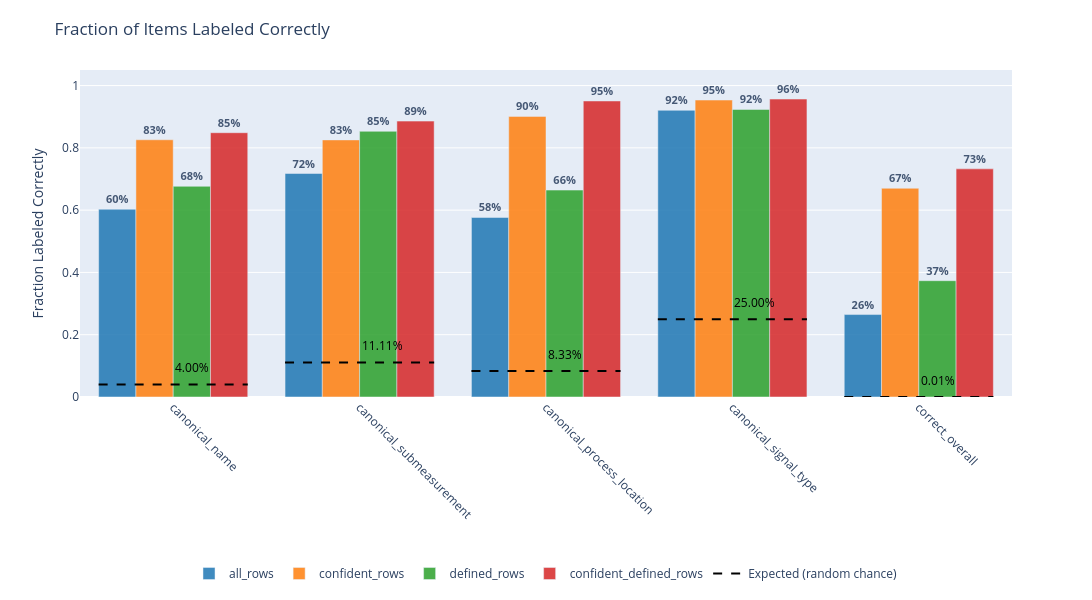

Source (notebook cell):
### Markdown cell above
This will be easier to conceptualize if we plot it.

### Plot

### Code cell
#NOTE: If you skipped here and didn't do the inference, you will still need to run the cell above the inference cell
#      because we use some of the variables defined there.

expected_values = {
    'canonical_name': 1/len(name_df),
    'canonical_submeasurement': 1/len(submeasurement_df),
    'canonical_process_location': 1/len(location_df),
    'canonical_signal_type': 1/len(signal_type_df),
    'correct_overall': 1/len(name_df) * 1/len(submeasurement_df) * 1/len(location_df) * 1/len(signal_type_df)
}

def plot_grouped_bar_chart(df: pd.DataFrame, random_chance: dict | None = None, title: str = 'Fraction of Items Labeled Correctly',
                           ylabel: str = 'Fraction Labeled Correctly', value_format: str = '{:.0%}') -> None:
    """One group of bars per row of `df`, one distinctly-colored bar per column.

    `title`, `ylabel`, and `value_format` are parameters so the same charting code can render
    any 0-1 fraction - accuracy here, confidence coverage below - instead of being hardcoded
    to one wording. The defaults reproduce the original accuracy chart exactly.
    """
    # Plotly Express draws one bar per row of the frame it is handed, so melt the wide
    # frame into (group, series, value) triples: one row per bar, one series per column.
    long_df = (
        df.rename_axis(index='group')
          .reset_index()
          .melt(id_vars='group', var_name='series', value_name='value')
    )

    # Bar labels are formatted up front so `value_format` still drives them. NaN means
    # nothing was left to score: plotly draws that as a gap, so it gets no label either.
    long_df['label'] = long_df['value'].map(lambda value: '' if pd.isna(value) else value_format.format(value))

    fig = px.bar(
        long_df, x='group', y='value', color='series',
        barmode='group',  # bars for the same group sit side by side, one color per column
        text='label',
        title=title,
        labels={'group': '', 'series': '', 'value': ylabel},  # no axis or legend titles
        color_discrete_sequence=px.colors.qualitative.D3,  # tab10, as before; cycles automatically if a gate is added
        width=1200, height=600,  # same footprint as the old figsize=(12, 6)
    )

    fig.update_traces(opacity=0.85, textposition='outside', textfont={'size': 11, 'weight': 'bold'})
    fig.update_xaxes(tickangle=45, categoryorder='array', categoryarray=list(df.index))  # keeps the frame's row order
    fig.update_yaxes(range=[0, 1.05])

    # Reference lines for the expected values. Shapes are drawn in axis coordinates and, on a
    # categorical axis, those coordinates are group indices - so a line from i-0.4 to i+0.4
    # spans exactly one group: the same 80% of the slot that the bars fill.
    if random_chance:
        group_half_width = 0.4

        for i, idx in enumerate(df.index):
            expected_val = random_chance.get(idx)  # matched by label, so ordering can't drift
            if expected_val is None:
                continue

            left_edge, right_edge = i - group_half_width, i + group_half_width

            fig.add_shape(type='line', xref='x', yref='y',
                          x0=left_edge, x1=right_edge, y0=expected_val, y1=expected_val,
                          line={'color': 'black', 'dash': 'dash', 'width': 2})
            fig.add_annotation(x=(left_edge + right_edge) / 2, y=expected_val + 0.02,
                               text=f'{expected_val:.2%}', showarrow=False,
                               xanchor='left', yanchor='bottom', font={'size': 12, 'color': 'black'})

        # Shapes get no legend entry in plotly, so a single null point carries that swatch
        # (an entirely empty trace would be dropped from the legend).
        fig.add_trace(go.Scatter(x=[None], y=[None], mode='lines', name='Expected (random chance)',
                                 line={'color': 'black', 'dash': 'dash', 'width': 2}))

    # Legend goes below the plot, where it can never cover a bar. Anchoring it to the
    # container lets plotly grow the bottom margin itself to fit both it and the angled
    # tick labels; only the template's oversized top margin needs trimming back.
    fig.update_layout(
        legend={'orientation': 'h', 'xanchor': 'center', 'x': 0.5,
                'yref': 'container', 'yanchor': 'bottom', 'y': 0.02},
        margin={'t': 70},
    )

    fig.show()

plot_grouped_bar_chart(percent_correct_df[['all_rows','confident_rows', 'defined_rows', 'confident_defined_rows']], expected_values)

### Figure 1 — Plotly figure (JSON) as saved in the notebook; plotly's stock layout.template omitted (floating-point values rounded to 4 significant figures)
{"data": [{"alignmentgroup": "True", "hovertemplate": "=%{x}<br>Fraction Labeled Correctly=%{y}<br>label=%{text}<extra></extra>", "legendgroup": "all_rows", "marker": {"color": "#1F77B4", "pattern": {"shape": ""}}, "name": "all_rows", "offsetgroup": "all_rows", "opacity": 0.85, "orientation": "v", "showlegend": true, "text": ["60%", "72%", "58%", "92%", "26%"], "textfont": {"size": 11, "weight": "bold"}, "textposition": "outside", "type": "bar", "x": ["canonical_name", "canonical_submeasurement", "canonical_process_location", "canonical_signal_type", "correct_overall"], "xaxis": "x", "y": [0.6029, 0.7176, 0.5765, 0.9206, 0.2647], "yaxis": "y"}, {"alignmentgroup": "True", "hovertemplate": "=%{x}<br>Fraction Labeled Correctly=%{y}<br>label=%{text}<extra></extra>", "legendgroup": "confident_rows", "marker": {"color": "#FF7F0E", "pattern": {"shape": ""}}, "name": "confident_rows", "offsetgroup": "confident_rows", "opacity": 0.85, "orientation": "v", "showlegend": true, "text": ["83%", "83%", "90%", "95%", "67%"], "textfont": {"size": 11, "weight": "bold"}, "textposition": "outside", "type": "bar", "x": ["canonical_name", "canonical_submeasurement", "canonical_process_location", "canonical_signal_type", "correct_overall"], "xaxis": "x", "y": [0.8259, 0.8255, 0.901, 0.9535, 0.6702], "yaxis": "y"}, {"alignmentgroup": "True", "hovertemplate": "=%{x}<br>Fraction Labeled Correctly=%{y}<br>label=%{text}<extra></extra>", "legendgroup": "defined_rows", "marker": {"color": "#2CA02C", "pattern": {"shape": ""}}, "name": "defined_rows", "offsetgroup": "defined_rows", "opacity": 0.85, "orientation": "v", "showlegend": true, "text": ["68%", "85%", "66%", "92%", "37%"], "textfont": {"size": 11, "weight": "bold"}, "textposition": "outside", "type": "bar", "x": ["canonical_name", "canonical_submeasurement", "canonical_process_location", "canonical_signal_type", "correct_overall"], "xaxis": "x", "y": [0.6766, 0.8531, 0.6644, 0.9233, 0.3734], "yaxis": "y"}, {"alignmentgroup": "True", "hovertemplate": "=%{x}<br>Fraction Labeled Correctly=%{y}<br>label=%{text}<extra></extra>", "legendgroup": "confident_defined_rows", "marker": {"color": "#D62728", "pattern": {"shape": ""}}, "name": "confident_defined_rows", "offsetgroup": "confident_defined_rows", "opacity": 0.85, "orientation": "v", "showlegend": true, "text": ["85%", "89%", "95%", "96%", "73%"], "textfont": {"size": 11, "weight": "bold"}, "textposition": "outside", "type": "bar", "x": ["canonical_name", "canonical_submeasurement", "canonical_process_location", "canonical_signal_type", "correct_overall"], "xaxis": "x", "y": [0.8486, 0.8858, 0.9505, 0.9567, 0.7326], "yaxis": "y"}, {"line": {"color": "black", "dash": "dash", "width": 2}, "mode": "lines", "name": "Expected (random chance)", "type": "scatter", "x": [null], "y": [null]}], "layout": {"annotations": [{"font": {"color": "black", "size": 12}, "showarrow": false, "text": "4.00%", "x": 0, "xanchor": "left", "y": 0.06, "yanchor": "bottom"}, {"font": {"color": "black", "size": 12}, "showarrow": false, "text": "11.11%", "x": 1, "xanchor": "left", "y": 0.1311, "yanchor": "bottom"}, {"font": {"color": "black", "size": 12}, "showarrow": false, "text": "8.33%", "x": 2, "xanchor": "left", "y": 0.1033, "yanchor": "bottom"}, {"font": {"color": "black", "size": 12}, "showarrow": false, "text": "25.00%", "x": 3, "xanchor": "left", "y": 0.27, "yanchor": "bottom"}, {"font": {"color": "black", "size": 12}, "showarrow": false, "text": "0.01%", "x": 4, "xanchor": "left", "y": 0.02009, "yanchor": "bottom"}], "barmode": "group", "height": 600, "legend": {"orientation": "h", "title": {"text": ""}, "tracegroupgap": 0, "x": 0.5, "xanchor": "center", "y": 0.02, "yanchor": "bottom", "yref": "container"}, "margin": {"t": 70}, "shapes": [{"line": {"color": "black", "dash": "dash", "width": 2}, "type": "line", "x0": -0.4, "x1": 0.4, "xref": "x", "y0": 0.04, "y1": 0.04, "yref": "y"}, {"line": {"color": "black", "dash": "dash", "width": 2}, "type": "line", "x0": 0.6, "x1": 1.4, "xref": "x", "y0": 0.1111, "y1": 0.1111, "yref": "y"}, {"line": {"color": "black", "dash": "dash", "width": 2}, "type": "line", "x0": 1.6, "x1": 2.4, "xref": "x", "y0": 0.08333, "y1": 0.08333, "yref": "y"}, {"line": {"color": "black", "dash": "dash", "width": 2}, "type": "line", "x0": 2.6, "x1": 3.4, "xref": "x", "y0": 0.25, "y1": 0.25, "yref": "y"}, {"line": {"color": "black", "dash": "dash", "width": 2}, "type": "line", "x0": 3.6, "x1": 4.4, "xref": "x", "y0": 9.259e-05, "y1": 9.259e-05, "yref": "y"}], "title": {"text": "Fraction of Items Labeled Correctly"}, "width": 1200, "xaxis": {"anchor": "y", "categoryarray": ["canonical_name", "canonical_submeasurement", "canonical_process_location", "canonical_signal_type", "correct_overall"], "categoryorder": "array", "domain": [0, 1], "tickangle": 45, "title": {"text": ""}}, "yaxis": {"anchor": "x", "domain": [0, 1], "range": [0, 1.05], "title": {"text": "Fraction Labeled Correctly"}}}}
